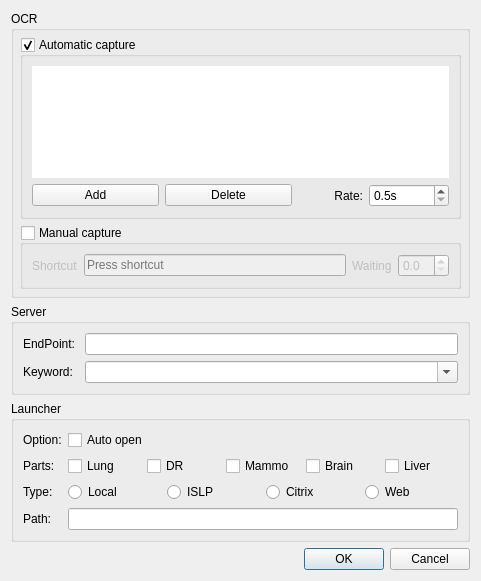
<?xml version="1.0" encoding="UTF-8"?>
<ui version="4.0">
 <class>Dialog</class>
 <widget class="QDialog" name="Dialog">
  <property name="geometry">
   <rect>
    <x>0</x>
    <y>0</y>
    <width>481</width>
    <height>581</height>
   </rect>
  </property>
  <property name="windowTitle">
   <string>12Sigma - Settings</string>
  </property>
  <layout class="QVBoxLayout" name="verticalLayout">
   <item>
    <widget class="QGroupBox" name="groupBox">
     <property name="title">
      <string>OCR </string>
     </property>
     <layout class="QVBoxLayout" name="verticalLayout_2">
      <property name="leftMargin">
       <number>6</number>
      </property>
      <property name="topMargin">
       <number>6</number>
      </property>
      <property name="rightMargin">
       <number>6</number>
      </property>
      <property name="bottomMargin">
       <number>6</number>
      </property>
      <item>
       <widget class="QGroupBox" name="autoBox">
        <property name="title">
         <string>Automatic capture</string>
        </property>
        <property name="checkable">
         <bool>true</bool>
        </property>
        <layout class="QVBoxLayout" name="verticalLayout_3">
         <item>
          <widget class="QTableView" name="rectView">
           <property name="frameShape">
            <enum>QFrame::NoFrame</enum>
           </property>
           <property name="editTriggers">
            <set>QAbstractItemView::AnyKeyPressed|QAbstractItemView::DoubleClicked|QAbstractItemView::EditKeyPressed</set>
           </property>
           <property name="dragDropMode">
            <enum>QAbstractItemView::NoDragDrop</enum>
           </property>
           <property name="selectionMode">
            <enum>QAbstractItemView::SingleSelection</enum>
           </property>
           <property name="selectionBehavior">
            <enum>QAbstractItemView::SelectRows</enum>
           </property>
           <property name="showGrid">
            <bool>false</bool>
           </property>
           <attribute name="horizontalHeaderCascadingSectionResizes">
            <bool>false</bool>
           </attribute>
           <attribute name="horizontalHeaderDefaultSectionSize">
            <number>93</number>
           </attribute>
           <attribute name="horizontalHeaderStretchLastSection">
            <bool>false</bool>
           </attribute>
           <attribute name="verticalHeaderVisible">
            <bool>false</bool>
           </attribute>
           <attribute name="verticalHeaderDefaultSectionSize">
            <number>30</number>
           </attribute>
           <attribute name="verticalHeaderMinimumSectionSize">
            <number>25</number>
           </attribute>
          </widget>
         </item>
         <item>
          <layout class="QHBoxLayout" name="horizontalLayout_2">
           <item>
            <widget class="QPushButton" name="addBtn">
             <property name="text">
              <string>Add</string>
             </property>
            </widget>
           </item>
           <item>
            <widget class="QPushButton" name="delBtn">
             <property name="text">
              <string>Delete</string>
             </property>
            </widget>
           </item>
           <item>
            <widget class="QLabel" name="label_5">
             <property name="maximumSize">
              <size>
               <width>65</width>
               <height>16777215</height>
              </size>
             </property>
             <property name="text">
              <string>Rate:</string>
             </property>
             <property name="alignment">
              <set>Qt::AlignRight|Qt::AlignTrailing|Qt::AlignVCenter</set>
             </property>
            </widget>
           </item>
           <item>
            <widget class="QDoubleSpinBox" name="rateBox">
             <property name="maximumSize">
              <size>
               <width>80</width>
               <height>16777215</height>
              </size>
             </property>
             <property name="suffix">
              <string>s</string>
             </property>
             <property name="decimals">
              <number>1</number>
             </property>
             <property name="minimum">
              <double>0.500000000000000</double>
             </property>
             <property name="singleStep">
              <double>1.000000000000000</double>
             </property>
            </widget>
           </item>
          </layout>
         </item>
        </layout>
       </widget>
      </item>
      <item>
       <widget class="QGroupBox" name="manBox">
        <property name="title">
         <string>Manual capture</string>
        </property>
        <property name="checkable">
         <bool>true</bool>
        </property>
        <property name="checked">
         <bool>false</bool>
        </property>
        <layout class="QGridLayout" name="gridLayout">
         <item row="0" column="0">
          <widget class="QLabel" name="label_3">
           <property name="text">
            <string>Shortcut</string>
           </property>
          </widget>
         </item>
         <item row="0" column="1">
          <widget class="QKeySequenceEdit" name="keySequenceEdit"/>
         </item>
         <item row="0" column="2">
          <widget class="QLabel" name="label_4">
           <property name="text">
            <string>Waiting</string>
           </property>
          </widget>
         </item>
         <item row="0" column="3">
          <widget class="QDoubleSpinBox" name="waitingEditor">
           <property name="decimals">
            <number>1</number>
           </property>
           <property name="maximum">
            <double>60.000000000000000</double>
           </property>
          </widget>
         </item>
        </layout>
       </widget>
      </item>
     </layout>
    </widget>
   </item>
   <item>
    <widget class="QGroupBox" name="groupBox_4">
     <property name="title">
      <string>Server</string>
     </property>
     <layout class="QGridLayout" name="gridLayout_5">
      <item row="0" column="0">
       <widget class="QLabel" name="label_9">
        <property name="text">
         <string>EndPoint: </string>
        </property>
       </widget>
      </item>
      <item row="1" column="0">
       <widget class="QLabel" name="label_12">
        <property name="text">
         <string>Keyword: </string>
        </property>
       </widget>
      </item>
      <item row="0" column="1">
       <widget class="QLineEdit" name="urlEditor"/>
      </item>
      <item row="1" column="1">
       <widget class="QComboBox" name="kwEditor">
        <property name="editable">
         <bool>true</bool>
        </property>
       </widget>
      </item>
     </layout>
    </widget>
   </item>
   <item>
    <widget class="QGroupBox" name="groupBox_5">
     <property name="title">
      <string>Launcher</string>
     </property>
     <layout class="QFormLayout" name="formLayout">
      <item row="0" column="0">
       <widget class="QLabel" name="label_2">
        <property name="text">
         <string>Option:</string>
        </property>
       </widget>
      </item>
      <item row="0" column="1">
       <widget class="QCheckBox" name="autoOpen">
        <property name="text">
         <string>Auto open</string>
        </property>
       </widget>
      </item>
      <item row="1" column="0">
       <widget class="QLabel" name="label">
        <property name="text">
         <string>Parts:</string>
        </property>
       </widget>
      </item>
      <item row="1" column="1">
       <layout class="QGridLayout" name="partsLayout">
        <item row="0" column="0">
         <widget class="QCheckBox" name="lung_nodule_det">
          <property name="text">
           <string>Lung</string>
          </property>
         </widget>
        </item>
        <item row="0" column="1">
         <widget class="QCheckBox" name="lung_dr_det">
          <property name="text">
           <string>DR</string>
          </property>
         </widget>
        </item>
        <item row="0" column="2">
         <widget class="QCheckBox" name="mammo_det">
          <property name="text">
           <string>Mammo</string>
          </property>
         </widget>
        </item>
        <item row="0" column="3">
         <widget class="QCheckBox" name="brain_det">
          <property name="text">
           <string>Brain</string>
          </property>
         </widget>
        </item>
        <item row="0" column="4">
         <widget class="QCheckBox" name="liver_det">
          <property name="text">
           <string>Liver</string>
          </property>
         </widget>
        </item>
       </layout>
      </item>
      <item row="2" column="0">
       <widget class="QLabel" name="label_10">
        <property name="text">
         <string>Type:</string>
        </property>
       </widget>
      </item>
      <item row="2" column="1">
       <layout class="QHBoxLayout" name="horizontalLayout_3">
        <item>
         <widget class="QRadioButton" name="localRadio">
          <property name="text">
           <string>Local</string>
          </property>
         </widget>
        </item>
        <item>
         <widget class="QRadioButton" name="islpRadio">
          <property name="text">
           <string>ISLP</string>
          </property>
         </widget>
        </item>
        <item>
         <widget class="QRadioButton" name="citrixRadio">
          <property name="text">
           <string>Citrix</string>
          </property>
         </widget>
        </item>
        <item>
         <widget class="QRadioButton" name="webRadio">
          <property name="text">
           <string>Web</string>
          </property>
         </widget>
        </item>
       </layout>
      </item>
      <item row="3" column="0">
       <widget class="QLabel" name="label_11">
        <property name="text">
         <string>Path:</string>
        </property>
       </widget>
      </item>
      <item row="3" column="1">
       <widget class="QLineEdit" name="launcherPath"/>
      </item>
     </layout>
    </widget>
   </item>
   <item>
    <widget class="QDialogButtonBox" name="buttonBox">
     <property name="orientation">
      <enum>Qt::Horizontal</enum>
     </property>
     <property name="standardButtons">
      <set>QDialogButtonBox::Cancel|QDialogButtonBox::Ok</set>
     </property>
    </widget>
   </item>
  </layout>
 </widget>
 <tabstops>
  <tabstop>urlEditor</tabstop>
  <tabstop>kwEditor</tabstop>
  <tabstop>localRadio</tabstop>
  <tabstop>islpRadio</tabstop>
  <tabstop>citrixRadio</tabstop>
  <tabstop>launcherPath</tabstop>
 </tabstops>
 <resources/>
 <connections>
  <connection>
   <sender>buttonBox</sender>
   <signal>accepted()</signal>
   <receiver>Dialog</receiver>
   <slot>accept()</slot>
   <hints>
    <hint type="sourcelabel">
     <x>229</x>
     <y>442</y>
    </hint>
    <hint type="destinationlabel">
     <x>157</x>
     <y>274</y>
    </hint>
   </hints>
  </connection>
  <connection>
   <sender>buttonBox</sender>
   <signal>rejected()</signal>
   <receiver>Dialog</receiver>
   <slot>reject()</slot>
   <hints>
    <hint type="sourcelabel">
     <x>297</x>
     <y>448</y>
    </hint>
    <hint type="destinationlabel">
     <x>286</x>
     <y>274</y>
    </hint>
   </hints>
  </connection>
 </connections>
</ui>
